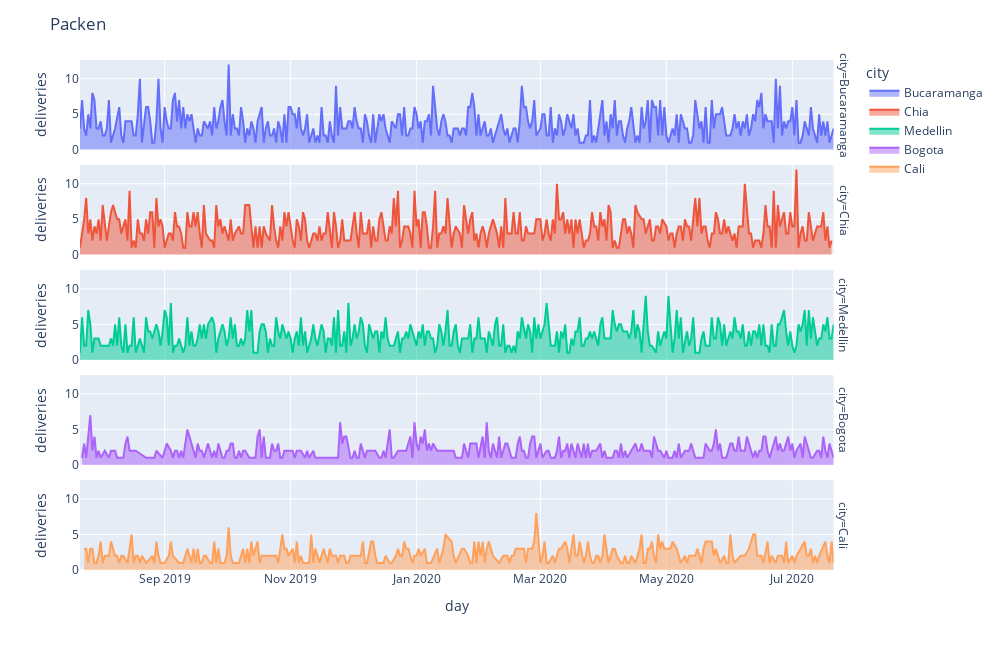

The notebook cell saved with this chart:
### Markdown cell above
### Grid separado por ciudades

### Code cell
fig = px.area(df, x="day", y="deliveries", color="city",
              line_group="status", hover_name="city", facet_row="city")
fig.update_layout(
    title_text="Packen",
    height=650,
    width=1000
)
fig.show()

### Figure 1 — Plotly figure (JSON) as saved in the notebook; plotly's stock layout.template omitted (floating-point values rounded to 4 significant figures; data arrays with more than 128 entries replaced by an {"elided": "..."} marker saying what was removed)
{"data": [{"hovertemplate": "<b>%{hovertext}</b><br><br>city=Bucaramanga<br>status=delivered<br>day=%{x}<br>deliveries=%{y}<extra></extra>", "hovertext": {"elided": "357 str values"}, "legendgroup": "Bucaramanga", "line": {"color": "#636efa"}, "mode": "lines", "name": "Bucaramanga", "orientation": "v", "showlegend": true, "stackgroup": "1", "type": "scatter", "x": {"elided": "357 str values"}, "xaxis": "x5", "y": {"elided": "357 int values"}, "yaxis": "y5"}, {"hovertemplate": "<b>%{hovertext}</b><br><br>city=Chia<br>status=delivered<br>day=%{x}<br>deliveries=%{y}<extra></extra>", "hovertext": {"elided": "351 str values"}, "legendgroup": "Chia", "line": {"color": "#EF553B"}, "mode": "lines", "name": "Chia", "orientation": "v", "showlegend": true, "stackgroup": "1", "type": "scatter", "x": {"elided": "351 str values"}, "xaxis": "x4", "y": {"elided": "351 int values"}, "yaxis": "y4"}, {"hovertemplate": "<b>%{hovertext}</b><br><br>city=Medellin<br>status=delivered<br>day=%{x}<br>deliveries=%{y}<extra></extra>", "hovertext": {"elided": "354 str values"}, "legendgroup": "Medellin", "line": {"color": "#00cc96"}, "mode": "lines", "name": "Medellin", "orientation": "v", "showlegend": true, "stackgroup": "1", "type": "scatter", "x": {"elided": "354 str values"}, "xaxis": "x3", "y": {"elided": "354 int values"}, "yaxis": "y3"}, {"hovertemplate": "<b>%{hovertext}</b><br><br>city=Bogota<br>status=delivered<br>day=%{x}<br>deliveries=%{y}<extra></extra>", "hovertext": {"elided": "309 str values"}, "legendgroup": "Bogota", "line": {"color": "#ab63fa"}, "mode": "lines", "name": "Bogota", "orientation": "v", "showlegend": true, "stackgroup": "1", "type": "scatter", "x": {"elided": "309 str values"}, "xaxis": "x2", "y": {"elided": "309 int values"}, "yaxis": "y2"}, {"hovertemplate": "<b>%{hovertext}</b><br><br>city=Cali<br>status=delivered<br>day=%{x}<br>deliveries=%{y}<extra></extra>", "hovertext": {"elided": "305 str values"}, "legendgroup": "Cali", "line": {"color": "#FFA15A"}, "mode": "lines", "name": "Cali", "orientation": "v", "showlegend": true, "stackgroup": "1", "type": "scatter", "x": {"elided": "305 str values"}, "xaxis": "x", "y": {"elided": "305 int values"}, "yaxis": "y"}], "layout": {"annotations": [{"font": {}, "showarrow": false, "text": "city=Cali", "textangle": 90, "x": 0.98, "xanchor": "left", "xref": "paper", "y": 0.088, "yanchor": "middle", "yref": "paper"}, {"font": {}, "showarrow": false, "text": "city=Bogota", "textangle": 90, "x": 0.98, "xanchor": "left", "xref": "paper", "y": 0.294, "yanchor": "middle", "yref": "paper"}, {"font": {}, "showarrow": false, "text": "city=Medellin", "textangle": 90, "x": 0.98, "xanchor": "left", "xref": "paper", "y": 0.5, "yanchor": "middle", "yref": "paper"}, {"font": {}, "showarrow": false, "text": "city=Chia", "textangle": 90, "x": 0.98, "xanchor": "left", "xref": "paper", "y": 0.706, "yanchor": "middle", "yref": "paper"}, {"font": {}, "showarrow": false, "text": "city=Bucaramanga", "textangle": 90, "x": 0.98, "xanchor": "left", "xref": "paper", "y": 0.912, "yanchor": "middle", "yref": "paper"}], "height": 650, "legend": {"title": {"text": "city"}, "tracegroupgap": 0}, "margin": {"t": 60}, "title": {"text": "Packen"}, "width": 1000, "xaxis": {"anchor": "y", "domain": [0, 0.98], "title": {"text": "day"}}, "xaxis2": {"anchor": "y2", "domain": [0, 0.98], "matches": "x", "showticklabels": false}, "xaxis3": {"anchor": "y3", "domain": [0, 0.98], "matches": "x", "showticklabels": false}, "xaxis4": {"anchor": "y4", "domain": [0, 0.98], "matches": "x", "showticklabels": false}, "xaxis5": {"anchor": "y5", "domain": [0, 0.98], "matches": "x", "showticklabels": false}, "yaxis": {"anchor": "x", "domain": [0, 0.176], "title": {"text": "deliveries"}}, "yaxis2": {"anchor": "x2", "domain": [0.206, 0.382], "matches": "y", "title": {"text": "deliveries"}}, "yaxis3": {"anchor": "x3", "domain": [0.412, 0.588], "matches": "y", "title": {"text": "deliveries"}}, "yaxis4": {"anchor": "x4", "domain": [0.618, 0.794], "matches": "y", "title": {"text": "deliveries"}}, "yaxis5": {"anchor": "x5", "domain": [0.824, 1], "matches": "y", "title": {"text": "deliveries"}}}}
